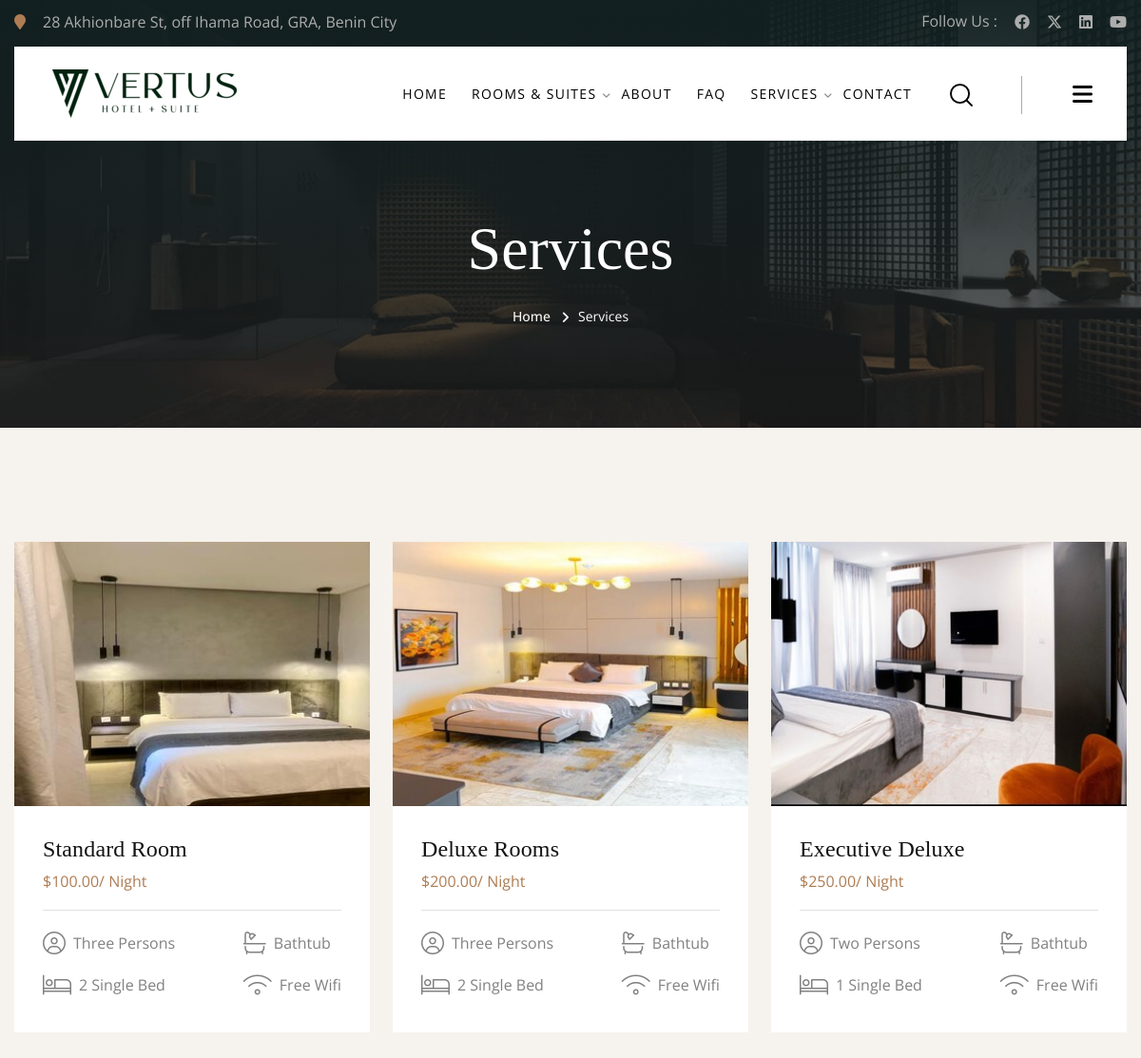
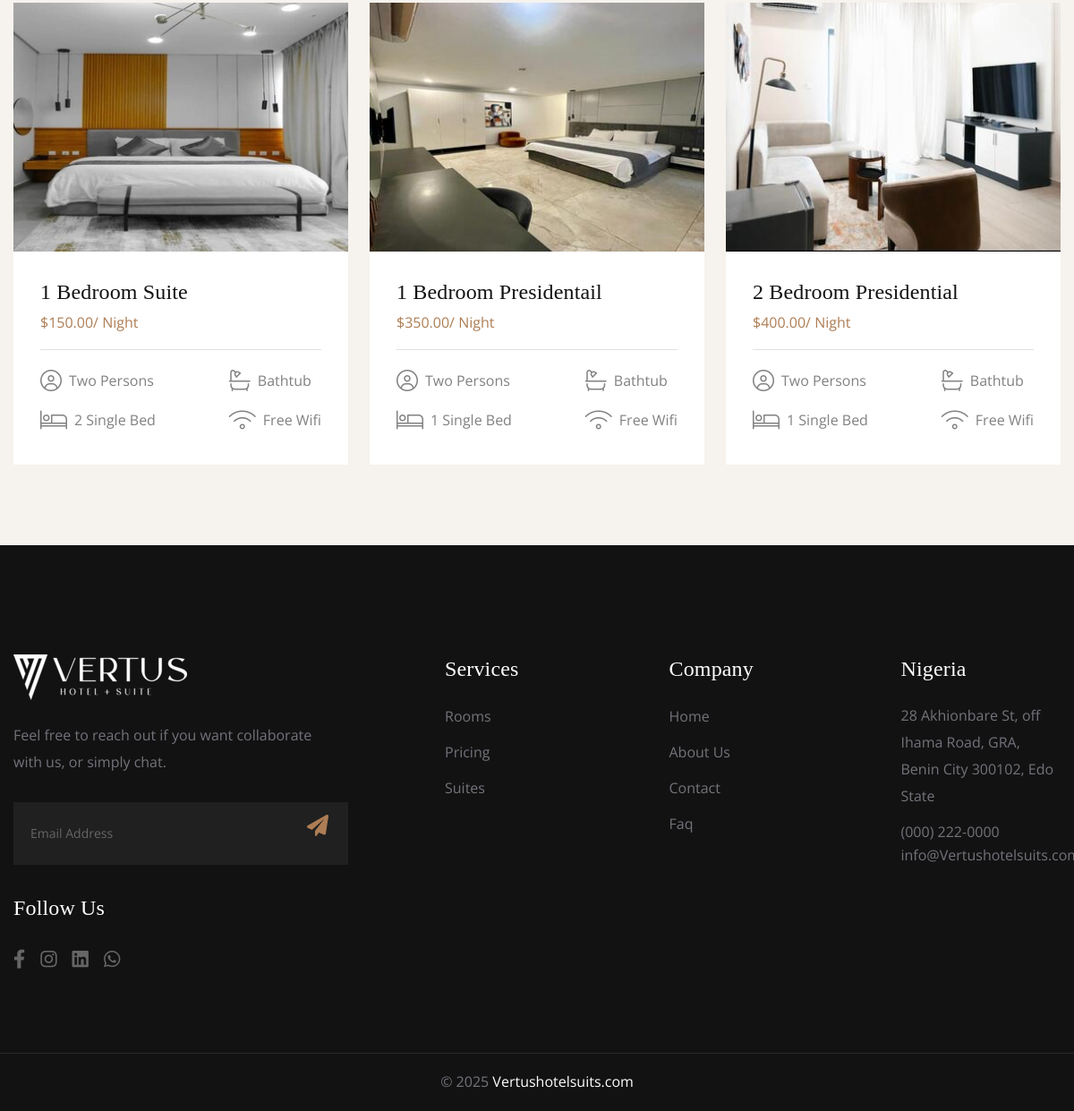
Page /services/ on the committed database (2 pictures, top to bottom).
### accounts/models.py (models this page shows, shortened)
class Room(models.Model):
    ROOM_CATEGORIES = [
        ('standard', 'Standard Room'),
        ('presidential', '1 Bedroom Presidentail'),
        ('presidential2', '2 Bedroom Presidential'),
        ('suite', '1 Bedroom Suite'),
        ('suite2', '2 Bedroom Suite'),
        ('executive', 'Executive Deluxe'),
        ('Deluxe','Deluxe Rooms')
    ]
    name = models.CharField(max_length=50, choices=ROOM_CATEGORIES, unique=True)
    description = models.TextField(blank=True)
    price_per_night = models.DecimalField(max_digits=10, decimal_places=2)
    image = models.ImageField(upload_to='room_images/', blank=True, null=True)
    size = models.CharField(max_length=20, default="600 Sq")
    bed_type = models.CharField(max_length=50, default="2 Single Bed")
    occupancy = models.CharField(max_length=50, default="Three Persons")
    facilities = models.ManyToManyField(Facility, blank=True)

### vetus/views.py (the view)
# urls.py: path('services/',views.services_view,name='services'),
def services_view(request):
    rooms = Room.objects.all()
    return render(request,'home/services.html',{'rooms': rooms})

### templates/home/services.html
{% extends "../core/base/base_other.html" %}
{% load static %}
{% block contents %}
<section class="page-title" style="background-image: url({% static 'images/background/page-title-bg.png' %});">
  <div class="auto-container">
    <div class="title-outer text-center">
      <h1 class="title">Services</h1>
      <ul class="page-breadcrumb">
        <li><a href="index.html">Home</a></li>
        <li>Services</li>
      </ul>
    </div>
  </div>
</section>
<section class="room-service-section pt-120 pb-60">
  <div class="auto-container">
    <div class="row">
      {% for room in rooms %}
      <div class="room-service-block-one col-lg-4 col-sm-6 wow fadeInUp">
        <div class="inner-box">
          <div class="image-box">
            <figure class="image mb-0">
              <a href="{% url 'room_details' room.id %}"><img src="{{ room.image.url }}" alt=""></a>
            </figure>
          </div>
          <div class="content-box">
            <div class="inner-box">
              <h4 class="title"><a href="{% url 'room_details' room.id %}">{{ room.get_name_display }}</a></h4>
              <div class="price">${{ room.price_per_night }}/ Night</div>
            </div>
            <div class="facilities-box align-items-center d-flex justify-content-between">
              <ul class="facilities-list">
                <li><i class="fal fa-circle-user me-2"></i>{{ room.occupancy }}</li>
                <li><i class="fal fa-bed me-2"></i>{{ room.bed_type }}</li>
              </ul>
              <ul class="facilities-list">
                <li><i class="fal fa-bath me-2"></i> Bathtub</li>
                <li><i class="fal fa-wifi me-2"></i> Free Wifi</li>
              </ul>
            </div>
          </div>
        </div>
      </div>
      {% endfor %}
    </div>
  </div>
</section>
{% endblock contents %}

### templates/core/base/base_other.html (shortened to what this page needs)
{% load static %}
<!DOCTYPE html>
<html lang="en">
<head>
	<link href="{% static 'css/bootstrap.min.css' %}" rel="stylesheet">
	<link href="{% static 'css/style.css' %}" rel="stylesheet">
</head>
<body>
<div class="page-wrapper">
        {% include "../sections/nav_other.html" %}
        {% block contents %}{% endblock contents %}
        {% include "../sections/footer.html" %}
</div>
</body>
</html>

### templates/core/sections/nav_other.html (shortened to what this page needs)
{% load static %}
	<header class="main-header header-style-two">
    <div class="auto-container">
      <div class="header-top">
        <div class="inner-box">
          <div class="top-left">
            <span><i class="icon fa fa-location"></i>28 Akhionbare St, off Ihama Road, GRA, Benin City</span>
          </div>
          <div class="top-right">
            <ul class="social-icon-one">
              <li>Follow Us :</li>
              <li><a href="#"><i class="fab fa-facebook"></i></a></li>
              <li><a href="#"><i class="fab fa-x-twitter"></i></a></li>
              <li><a href="#"><i class="fa-brands fa-linkedin"></i></a></li>
              <li><a href="#"><i class="fab fa-youtube"></i></a></li>
            </ul>
          </div>
        </div>
      </div>
      <div class="main-box">
        <div class="logo-box">
          <div class="logo"><a href="index.html"><img src="{% static 'images/logo-2.png' %}" alt="" title="Hoteler"></a></div>
        </div>
        <div class="nav-outer">
          <nav class="nav main-menu">
            <ul class="navigation">
              <li><a href="{% url 'home' %}">Home</a>
              </li>
              <li class="dropdown"><a href="#">Rooms & Suites</a>
              </li>
                  <li><a href="{% url 'about' %}">About</a></li>
                  <li><a href="{% url 'faq' %}">Faq</a></li>
                  <li class="dropdown"><a href="#">Services</a>
                  </li>
              <li><a href="{% url 'contact' %}">Contact</a></li>
            </ul>
          </nav>
        </div>
        <div class="outer-box">
          <button class="search-btn">
            <img src="{% static 'images/icons/search.png' %}" alt="" />
          </button>
          <div class="mobile-nav-toggler"><i class="icon fa fa-bars"></i></div>
        </div>
      </div>
    </div>
	</header>

### templates/core/sections/footer.html (shortened to what this page needs)
{% load static %}
  <footer class="main-footer footer-style-one">
    <div class="widgets-section">
      <div class="auto-container">
        <div class="row">
          <div class="footer-column col-lg-4 col-sm-6">
            <div class="footer-widget about-widget wow fadeInLeft">
              <div class="widget-content">
                <div class="logo"><a href="#"> <img src="{% static 'images/logo.png' %}" alt=""></a></div>
                <div class="text mb-0">Feel free to reach out if you want collaborate with us, or simply chat.</div>
              </div>
            </div>
            <div class="footer-widget news-widget wow fadeInLeft" data-wow-delay="400ms">
              <div class="subscribe-form-three">
                <form method="post" action="#">
                  <div class="form-group">
                    <input type="email" name="email" class="email" value="" placeholder="Email Address" required="">
                    <button type="button" class="theme-btn btn-style-one"><span class="btn-title"><i class="fa fa-paper-plane"></i></span></button>
                  </div>
                </form>
              </div>
            </div>
            <div class="footer-widget widget-social wow fadeInLeft" data-wow-delay="300ms">
              <h4 class="widget-title">Follow Us</h4>
              <div class="widget-content">
                <ul class="social-icon">
                  <li><a href="#"><i class="fab fa-facebook-f"></i></a></li>
                  <li><a href="#"><i class="fa-brands fa-instagram"></i></a></li>
                  <li><a href="#"><i class="fa-brands fa-linkedin"></i></a></li>
                  <li><a href="#"><i class="fa-brands fa-whatsapp"></i></a></li>
                </ul>
              </div>
            </div>
          </div>
          <div class="footer-column col-lg-3 col-sm-6 mb-0 ps-xl-5">
            <div class="footer-widget links-widget ps-xl-5 wow fadeInLeft" data-wow-delay="200ms">
              <h4 class="widget-title">Services</h4>
              <div class="widget-content">
                <ul class="user-links">
                  <li><a href="{% url 'rooms' %}">Rooms</a></li>
                  <li><a href="{% url 'pricing' %}">Pricing</a></li>
                    <li><a href="{% url 'services' %}">Suites</a></li>
                </ul>
              </div>
            </div>
          </div>
          <div class="footer-column col-lg-2 col-sm-6 mb-0 ps-xl-4">
            <div class="footer-widget links-widget ps-xl-4 wow fadeInLeft" data-wow-delay="200ms">
              <h4 class="widget-title">Company</h4>
              <div class="widget-content">
                <ul class="user-links">
                  <li><a href="{% url 'home' %}">Home</a></li>
                  <li><a href="{% url 'about' %}">About Us</a></li>
                  <li><a href="{% url 'contact' %}">Contact</a></li>
                  <li><a href="{% url 'faq' %}">Faq</a></li>
                </ul>
              </div>
            </div>
          </div>
          <div class="footer-column col-lg-3 col-sm-6">
            <div class="footer-widget info-widget ps-xl-5 ms-xl-5 mb-30 wow fadeInLeft" data-wow-delay="300ms">
              <h4 class="widget-title">Nigeria</h4>
              <div class="widget-content">
                <div class="contact-list">
                  <div class="inner">
                    <div class="list-info">28 Akhionbare St, off Ihama Road, GRA, Benin City 300102, Edo State</div>
                    <div class="list-info">(000) 222-0000</div>
                    <div class="list-info">info@Vertushotelsuits.com</div>
                  </div>
                </div>
              </div>
            </div>
          </div>
        </div>
      </div>
    </div>
    <div class="footer-bottom">
      <div class="auto-container">
        <div class="inner-container">
          <div class="copyright-text">© 2025 <span>Vertushotelsuits.com</span></div>
        </div>
      </div>
    </div>
  </footer>

### rows in the picture
Room: image (picture), name "Standard Room", price_per_night "100.00", occupancy "Three Persons", bed_type "2 Single Bed"
Room: image (picture), name "Deluxe Rooms", price_per_night "200.00", occupancy "Three Persons", bed_type "2 Single Bed"
Room: image (picture), name "Executive Deluxe", price_per_night "250.00", occupancy "Two Persons", bed_type "1 Single Bed"
Room: image (picture), name "1 Bedroom Suite", price_per_night "150.00", occupancy "Two Persons", bed_type "2 Single Bed"
Room: image (picture), name "1 Bedroom Presidentail", price_per_night "350.00", occupancy "Two Persons", bed_type "1 Single Bed"
Room: image (picture), name "2 Bedroom Presidential", price_per_night "400.00", occupancy "Two Persons", bed_type "1 Single Bed"
